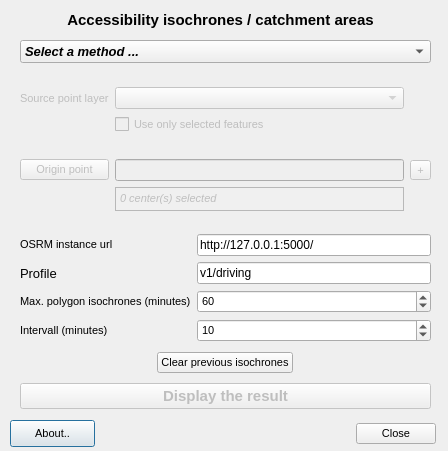
<?xml version="1.0" encoding="UTF-8"?>
<ui version="4.0">
 <class>OSRMDialogBase</class>
 <widget class="QDialog" name="OSRMDialogBase">
  <property name="geometry">
   <rect>
    <x>0</x>
    <y>0</y>
    <width>448</width>
    <height>451</height>
   </rect>
  </property>
  <property name="font">
   <font>
    <pointsize>8</pointsize>
   </font>
  </property>
  <property name="windowTitle">
   <string>OSRM</string>
  </property>
  <widget class="QLabel" name="label_subtitle">
   <property name="geometry">
    <rect>
     <x>40</x>
     <y>10</y>
     <width>361</width>
     <height>20</height>
    </rect>
   </property>
   <property name="maximumSize">
    <size>
     <width>16777215</width>
     <height>20</height>
    </size>
   </property>
   <property name="font">
    <font>
     <family>Arial</family>
     <pointsize>11</pointsize>
     <weight>75</weight>
     <bold>true</bold>
    </font>
   </property>
   <property name="toolTip">
    <string>&lt;html&gt;&lt;head/&gt;&lt;body&gt;&lt;p align=&quot;center&quot;&gt;&lt;br/&gt;&lt;/p&gt;&lt;/body&gt;&lt;/html&gt;</string>
   </property>
   <property name="text">
    <string>&lt;html&gt;&lt;head/&gt;&lt;body&gt;&lt;p align=&quot;center&quot;&gt;Accessibility isochrones / catchment areas&lt;/p&gt;&lt;/body&gt;&lt;/html&gt;</string>
   </property>
  </widget>
  <widget class="QPushButton" name="pushButton_about">
   <property name="geometry">
    <rect>
     <x>10</x>
     <y>420</y>
     <width>85</width>
     <height>27</height>
    </rect>
   </property>
   <property name="text">
    <string>About..</string>
   </property>
  </widget>
  <widget class="QDialogButtonBox" name="close_button_box">
   <property name="geometry">
    <rect>
     <x>260</x>
     <y>420</y>
     <width>176</width>
     <height>27</height>
    </rect>
   </property>
   <property name="orientation">
    <enum>Qt::Horizontal</enum>
   </property>
   <property name="standardButtons">
    <set>QDialogButtonBox::Close</set>
   </property>
  </widget>
  <widget class="QWidget" name="layoutWidget">
   <property name="geometry">
    <rect>
     <x>20</x>
     <y>40</y>
     <width>411</width>
     <height>171</height>
    </rect>
   </property>
   <layout class="QGridLayout" name="gridLayout_2">
    <item row="1" column="0">
     <spacer name="verticalSpacer_4">
      <property name="orientation">
       <enum>Qt::Vertical</enum>
      </property>
      <property name="sizeHint" stdset="0">
       <size>
        <width>20</width>
        <height>40</height>
       </size>
      </property>
     </spacer>
    </item>
    <item row="2" column="0">
     <widget class="QLabel" name="label_3">
      <property name="enabled">
       <bool>false</bool>
      </property>
      <property name="text">
       <string>Source point layer</string>
      </property>
     </widget>
    </item>
    <item row="6" column="1">
     <widget class="QTextBrowser" name="textBrowser_nb_centers">
      <property name="enabled">
       <bool>false</bool>
      </property>
      <property name="sizePolicy">
       <sizepolicy hsizetype="MinimumExpanding" vsizetype="Expanding">
        <horstretch>0</horstretch>
        <verstretch>0</verstretch>
       </sizepolicy>
      </property>
      <property name="maximumSize">
       <size>
        <width>16777215</width>
        <height>24</height>
       </size>
      </property>
      <property name="palette">
       <palette>
        <active>
         <colorrole role="Base">
          <brush brushstyle="SolidPattern">
           <color alpha="255">
            <red>240</red>
            <green>240</green>
            <blue>240</blue>
           </color>
          </brush>
         </colorrole>
        </active>
        <inactive>
         <colorrole role="Base">
          <brush brushstyle="SolidPattern">
           <color alpha="255">
            <red>240</red>
            <green>240</green>
            <blue>240</blue>
           </color>
          </brush>
         </colorrole>
        </inactive>
        <disabled>
         <colorrole role="Base">
          <brush brushstyle="SolidPattern">
           <color alpha="255">
            <red>240</red>
            <green>240</green>
            <blue>240</blue>
           </color>
          </brush>
         </colorrole>
        </disabled>
       </palette>
      </property>
      <property name="font">
       <font>
        <italic>false</italic>
       </font>
      </property>
      <property name="html">
       <string>&lt;!DOCTYPE HTML PUBLIC &quot;-//W3C//DTD HTML 4.0//EN&quot; &quot;http://www.w3.org/TR/REC-html40/strict.dtd&quot;&gt;
&lt;html&gt;&lt;head&gt;&lt;meta name=&quot;qrichtext&quot; content=&quot;1&quot; /&gt;&lt;style type=&quot;text/css&quot;&gt;
p, li { white-space: pre-wrap; }
&lt;/style&gt;&lt;/head&gt;&lt;body style=&quot; font-family:'Ubuntu'; font-size:8pt; font-weight:400; font-style:normal;&quot;&gt;
&lt;p style=&quot; margin-top:0px; margin-bottom:0px; margin-left:0px; margin-right:0px; -qt-block-indent:0; text-indent:0px;&quot;&gt;&lt;span style=&quot; font-family:'MS Shell Dlg 2'; font-style:italic;&quot;&gt;0 center(s) selected&lt;/span&gt;&lt;/p&gt;&lt;/body&gt;&lt;/html&gt;</string>
      </property>
      <property name="overwriteMode">
       <bool>true</bool>
      </property>
     </widget>
    </item>
    <item row="5" column="0">
     <widget class="QPushButton" name="pushButtonOrigin">
      <property name="enabled">
       <bool>false</bool>
      </property>
      <property name="font">
       <font>
        <family>Arial</family>
       </font>
      </property>
      <property name="text">
       <string>Origin point</string>
      </property>
     </widget>
    </item>
    <item row="5" column="1">
     <widget class="QLineEdit" name="lineEdit_xyO">
      <property name="enabled">
       <bool>false</bool>
      </property>
      <property name="font">
       <font>
        <family>MS Sans Serif</family>
       </font>
      </property>
     </widget>
    </item>
    <item row="5" column="2">
     <widget class="QToolButton" name="toolButton_poly">
      <property name="enabled">
       <bool>false</bool>
      </property>
      <property name="text">
       <string>+</string>
      </property>
     </widget>
    </item>
    <item row="4" column="1">
     <spacer name="verticalSpacer">
      <property name="orientation">
       <enum>Qt::Vertical</enum>
      </property>
      <property name="sizeHint" stdset="0">
       <size>
        <width>20</width>
        <height>40</height>
       </size>
      </property>
     </spacer>
    </item>
    <item row="2" column="1">
     <widget class="QgsMapLayerComboBox" name="comboBox_pointlayer">
      <property name="enabled">
       <bool>false</bool>
      </property>
     </widget>
    </item>
    <item row="3" column="1">
     <widget class="QCheckBox" name="checkBox_selectedFt">
      <property name="enabled">
       <bool>false</bool>
      </property>
      <property name="text">
       <string>Use only selected features</string>
      </property>
     </widget>
    </item>
    <item row="0" column="0" colspan="3">
     <widget class="QComboBox" name="comboBox_method">
      <property name="font">
       <font>
        <pointsize>10</pointsize>
        <weight>75</weight>
        <italic>true</italic>
        <bold>true</bold>
       </font>
      </property>
      <item>
       <property name="text">
        <string>Select a method ...</string>
       </property>
      </item>
      <item>
       <property name="text">
        <string>By clicking on the map</string>
       </property>
      </item>
      <item>
       <property name="text">
        <string>By selecting a point layer</string>
       </property>
      </item>
     </widget>
    </item>
   </layout>
  </widget>
  <widget class="QWidget" name="layoutWidget">
   <property name="geometry">
    <rect>
     <x>20</x>
     <y>230</y>
     <width>411</width>
     <height>184</height>
    </rect>
   </property>
   <layout class="QGridLayout" name="gridLayout_3">
    <item row="2" column="0" alignment="Qt::AlignHCenter">
     <widget class="QPushButton" name="pushButtonClear">
      <property name="font">
       <font>
        <family>Arial</family>
       </font>
      </property>
      <property name="text">
       <string>Clear previous isochrones</string>
      </property>
     </widget>
    </item>
    <item row="3" column="0">
     <widget class="QPushButton" name="pushButton_fetch">
      <property name="enabled">
       <bool>false</bool>
      </property>
      <property name="font">
       <font>
        <family>Arial</family>
        <pointsize>11</pointsize>
        <weight>75</weight>
        <bold>true</bold>
       </font>
      </property>
      <property name="text">
       <string>Display the result</string>
      </property>
     </widget>
    </item>
    <item row="1" column="0">
     <layout class="QGridLayout" name="gridLayout">
      <item row="3" column="0">
       <widget class="QLabel" name="label_2">
        <property name="text">
         <string>Intervall (minutes)</string>
        </property>
       </widget>
      </item>
      <item row="2" column="0">
       <widget class="QLabel" name="label">
        <property name="text">
         <string>Max. polygon isochrones (minutes)</string>
        </property>
       </widget>
      </item>
      <item row="2" column="1">
       <widget class="QSpinBox" name="spinBox_max">
        <property name="minimum">
         <number>30</number>
        </property>
        <property name="maximum">
         <number>80</number>
        </property>
        <property name="singleStep">
         <number>5</number>
        </property>
        <property name="value">
         <number>60</number>
        </property>
       </widget>
      </item>
      <item row="3" column="1">
       <widget class="QSpinBox" name="spinBox_intervall">
        <property name="minimum">
         <number>5</number>
        </property>
        <property name="maximum">
         <number>15</number>
        </property>
        <property name="singleStep">
         <number>2</number>
        </property>
        <property name="value">
         <number>10</number>
        </property>
       </widget>
      </item>
      <item row="0" column="0">
       <widget class="QLabel" name="labem_host">
        <property name="text">
         <string>&lt;html&gt;&lt;head/&gt;&lt;body&gt;&lt;p&gt;OSRM instance url&lt;/p&gt;&lt;/body&gt;&lt;/html&gt;</string>
        </property>
       </widget>
      </item>
      <item row="0" column="1">
       <widget class="QLineEdit" name="lineEdit_host">
        <property name="font">
         <font>
          <pointsize>9</pointsize>
         </font>
        </property>
        <property name="text">
         <string>http://127.0.0.1:5000/</string>
        </property>
       </widget>
      </item>
      <item row="1" column="1">
       <widget class="QLineEdit" name="lineEdit_profileName">
        <property name="font">
         <font>
          <pointsize>9</pointsize>
         </font>
        </property>
        <property name="text">
         <string>v1/driving</string>
        </property>
       </widget>
      </item>
      <item row="1" column="0">
       <widget class="QLabel" name="label_4">
        <property name="font">
         <font>
          <pointsize>10</pointsize>
         </font>
        </property>
        <property name="text">
         <string>Profile</string>
        </property>
       </widget>
      </item>
     </layout>
    </item>
   </layout>
  </widget>
  <zorder>pushButton_about</zorder>
  <zorder>close_button_box</zorder>
  <zorder>label_subtitle</zorder>
  <zorder>layoutWidget</zorder>
  <zorder>layoutWidget</zorder>
 </widget>
 <customwidgets>
  <customwidget>
   <class>QgsMapLayerComboBox</class>
   <extends>QComboBox</extends>
   <header>qgsmaplayercombobox.h</header>
  </customwidget>
 </customwidgets>
 <tabstops>
  <tabstop>comboBox_method</tabstop>
  <tabstop>comboBox_pointlayer</tabstop>
  <tabstop>checkBox_selectedFt</tabstop>
  <tabstop>pushButtonOrigin</tabstop>
  <tabstop>lineEdit_xyO</tabstop>
  <tabstop>toolButton_poly</tabstop>
  <tabstop>textBrowser_nb_centers</tabstop>
  <tabstop>lineEdit_host</tabstop>
  <tabstop>spinBox_max</tabstop>
  <tabstop>spinBox_intervall</tabstop>
  <tabstop>pushButtonClear</tabstop>
  <tabstop>pushButton_fetch</tabstop>
  <tabstop>close_button_box</tabstop>
  <tabstop>pushButton_about</tabstop>
 </tabstops>
 <resources/>
 <connections>
  <connection>
   <sender>close_button_box</sender>
   <signal>accepted()</signal>
   <receiver>OSRMDialogBase</receiver>
   <slot>accept()</slot>
   <hints>
    <hint type="sourcelabel">
     <x>20</x>
     <y>20</y>
    </hint>
    <hint type="destinationlabel">
     <x>20</x>
     <y>20</y>
    </hint>
   </hints>
  </connection>
  <connection>
   <sender>close_button_box</sender>
   <signal>rejected()</signal>
   <receiver>OSRMDialogBase</receiver>
   <slot>reject()</slot>
   <hints>
    <hint type="sourcelabel">
     <x>20</x>
     <y>20</y>
    </hint>
    <hint type="destinationlabel">
     <x>20</x>
     <y>20</y>
    </hint>
   </hints>
  </connection>
 </connections>
</ui>
